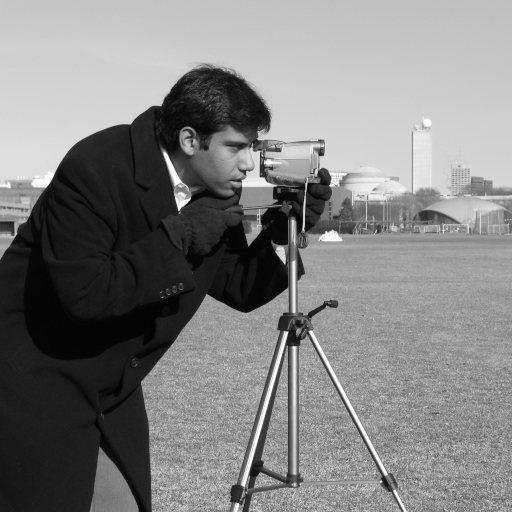
#> input picture skimage.data.camera(), 512 x 512 px
$ jupyter execute Lab_IVP_06.ipynb
#> lines starting #> are read from the running program, lines starting #| are printed output that depends on the picture; long printed decimals are rounded
Sharpening Filters

1.	Write a program for edge detection using following methods: <br>
•	Roberts <br>
•	Prewitt <br>
•	Sobel <br>
•	Canny <br>
<br>
Study the effect of these filters over input image and compare the results.

[cell 1]
# importing the libraries
import numpy as np
import matplotlib.pyplot as plt
import cv2
from skimage.data import camera  # sample input image
from skimage import filters, feature

[cell 2]
# displaying the original image

img = camera()
#> img is the input picture: shape (512, 512); min 0, max 255, mean 129.1
print(img.shape)
#| (512, 512)
plt.imshow(img, cmap = 'gray')

[cell 3]
pic = cv2.imread('data/pic.jpg')
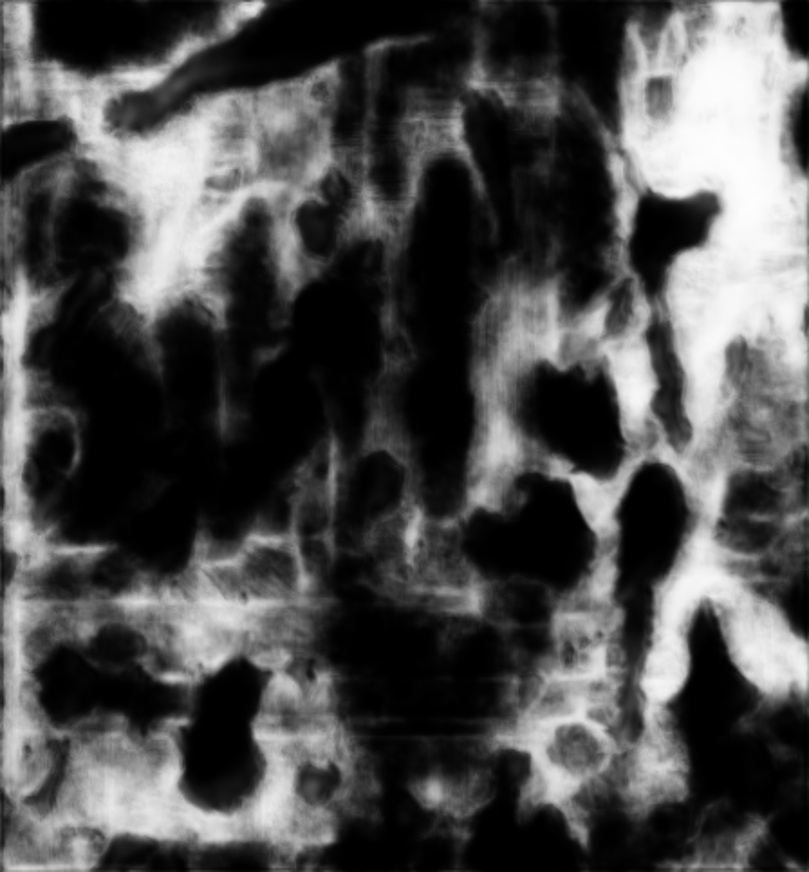
#> input picture Lab_06/data/pic.jpg, 809 x 872 px, shrunk from 1199 x 1292 before the run
#> pic is the input picture: shape (872, 809, 3); min 0, max 254, mean 76.2
pic = cv2.cvtColor(pic, cv2.COLOR_BGR2GRAY)
#> pic: shape (872, 809)
pic_edge = filters.sobel(pic)
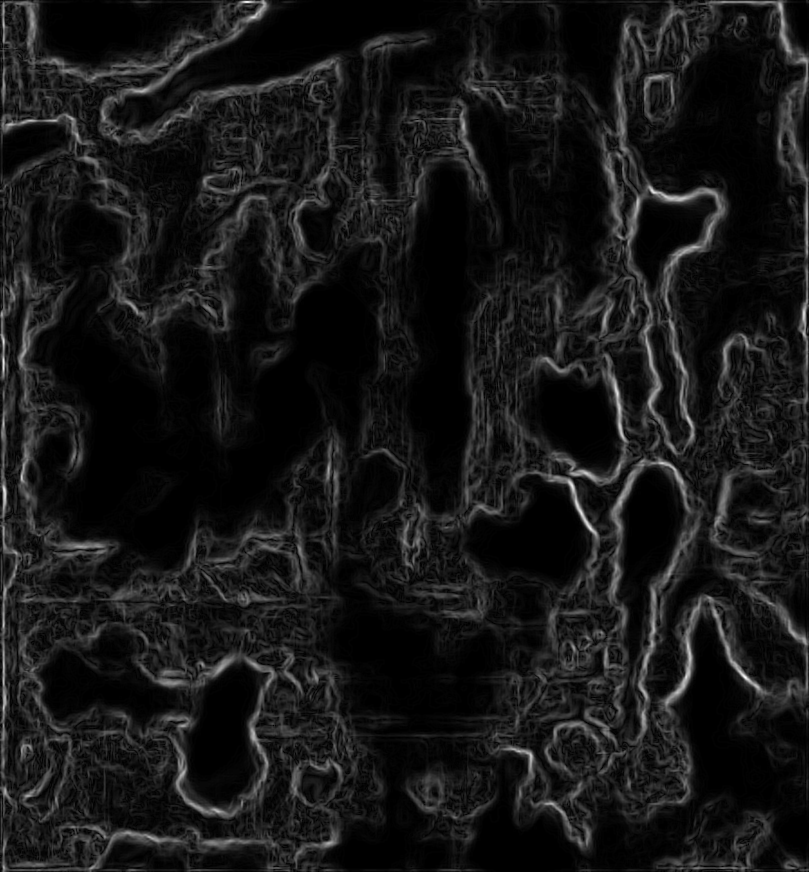
#> pic_edge: shape (872, 809) float64; min 0, max 0.239, mean 0.0219; drawn with min black and max white
plt.imshow(pic_edge, cmap = 'gray')

[cell 4]
pic_edge = 255 - pic_edge
plt.imshow(pic_edge, cmap = 'gray')

[cell 5]
# edge detection using roberts.

edge_roberts = filters.roberts(img)
plt.imshow(edge_roberts, cmap = 'gray')

[cell 6]
# edge detection using Prewitt.

edge_prewitt = filters.prewitt(img)
plt.imshow(edge_prewitt, cmap = 'gray')

[cell 7]
# edge detection using Sobel.

edge_sobel = filters.sobel(img)
plt.imshow(edge_sobel, cmap = 'gray')

[cell 8]
images = [img, edge_roberts, edge_prewitt, edge_sobel]
names = ["input", "roberts", "prewitt", "sobel"]
fig = plt.figure(figsize = (8, 8))
for i in range(4):
    fig.add_subplot(2, 2, i + 1)
    plt.title(names[i])
    plt.imshow(images[i], cmap = 'gray')
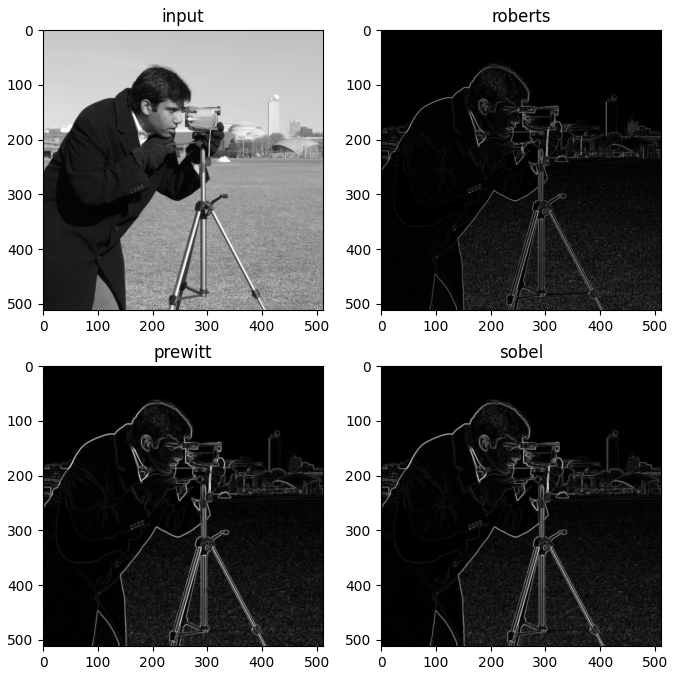
#> figure drawn by matplotlib, 4 panels

[cell 9]
# edge detection using Canny.
sigma = [1, 3, 5, 10]
edge_canny = []
for sig in sigma:
    edge_canny.append(feature.canny(img, sigma = sig))
#> after the loop, edge_canny = 4 items

[cell 10]
# Various Sigma for Canny edge Detectors
fig = plt.figure(figsize = (8, 8))
for i in range(4):
    fig.add_subplot(2, 2, i + 1)
    plt.title('sigma = ' + str(sigma[i]))
    plt.imshow(edge_canny[i], cmap = 'gray')
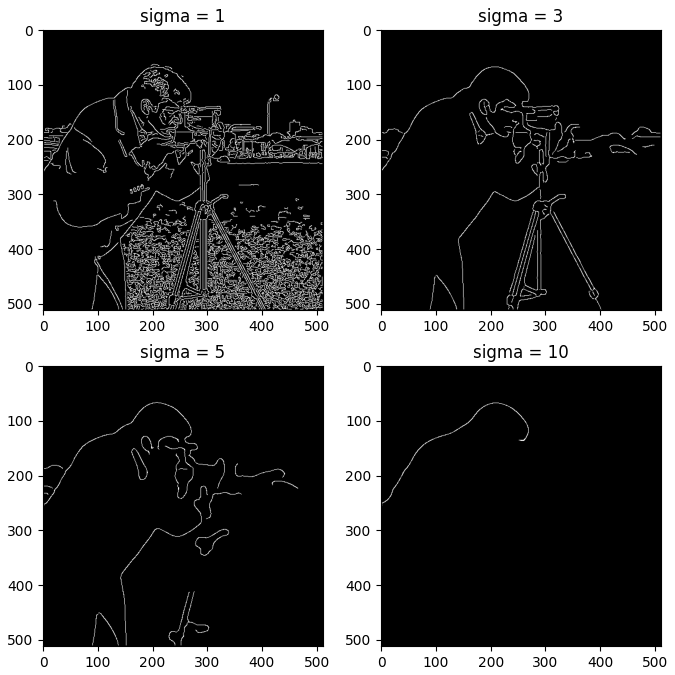
#> figure drawn by matplotlib, 4 panels

[cell 11]
# comparing prewitt and sobel and roberts

from skimage.util import compare_images

diff_prewitt_sobel = compare_images(edge_prewitt, edge_sobel)
diff_prewitt_roberts = compare_images(edge_prewitt, edge_roberts)
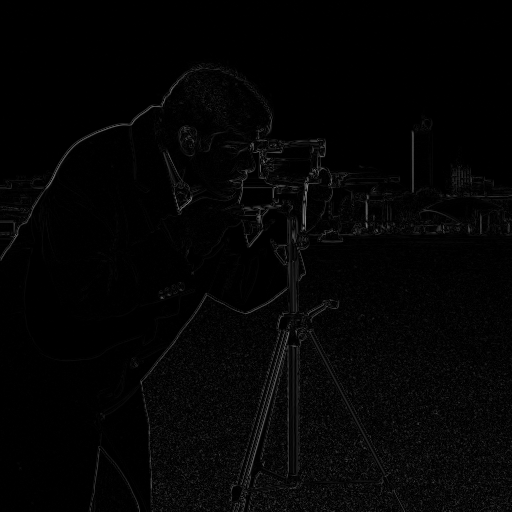
#> diff_prewitt_roberts: shape (512, 512) float64; min 0, max 0.513, mean 0.0185
diff_roberts_sobel = compare_images(edge_roberts, edge_sobel)

[cell 12]
max_diff = np.max(np.maximum(diff_prewitt_sobel, diff_prewitt_roberts))
#> max_diff = 0.513
print(max_diff)
#| 0.5128

[cell 13]
fig = plt.figure(figsize = (8, 8))
fig.add_subplot(1, 2, 1)
plt.title("prewitt_sobel")
plt.imshow(diff_prewitt_sobel, cmap = 'gray')

fig.add_subplot(1, 2, 2)
plt.title("prewitt_roberts")
plt.imshow(diff_prewitt_roberts, cmap = 'gray')

2.	Compare the results obtained by following two approaches. <br>
a)	Edge detection using Laplacian mask <br>

[cell 14]
# edge detection using Laplacian Mask

from scipy import misc, signal
from scipy import ndimage, misc
from skimage.io import imread
from skimage.color import rgb2gray
from skimage.filters import threshold_otsu

img = rgb2gray(img).astype(float)

print(np.max(img))
#| 255.0
print(img.shape)
#| (512, 512)

[cell 15]
# defining the Laplacian Mask / kernel

edge_laplacian = filters.laplace(img)
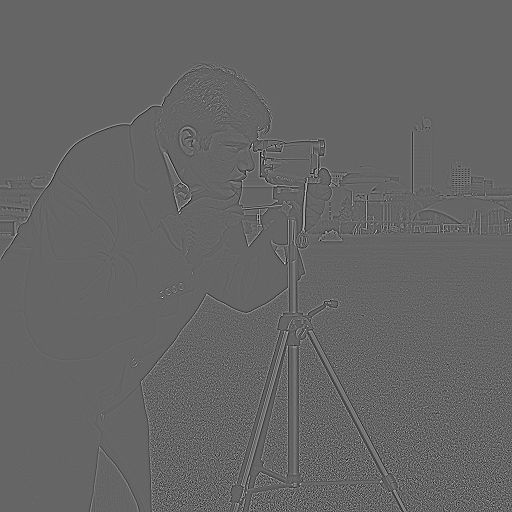
#> edge_laplacian: shape (512, 512) float64; min -281, max 424, mean 0; drawn with min black and max white
plt.imshow(edge_laplacian, cmap = 'gray')

[cell 16]
fig = plt.figure(figsize = (8, 8))

fig.add_subplot(1, 2, 1)
plt.title("Input image")
plt.imshow(img, cmap = 'gray')

fig.add_subplot(1, 2, 2)
plt.title("Laplacian Edge Filter")
plt.imshow(edge_laplacian, cmap = 'gray')

b)	Apply Gaussian followed by Laplace to study LoG filter. <br>Does it show an improvement? Justify

[cell 17]
from scipy import ndimage

plt.figure(figsize = (8, 8))

img_LOG = ndimage.gaussian_laplace(img, sigma = 3)
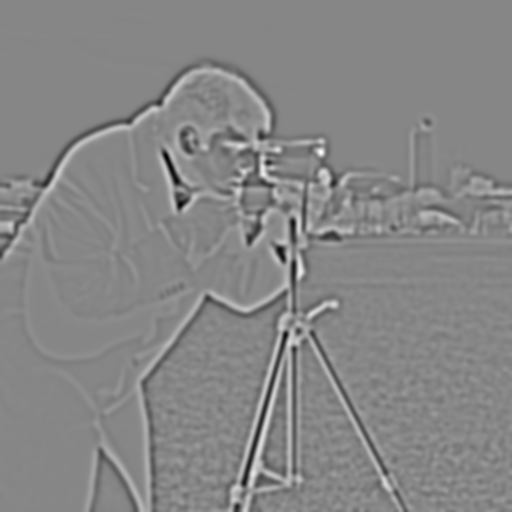
#> img_LOG: shape (512, 512) float64; min -11.02, max 9.82, mean -0.0152; drawn with min black and max white

plt.subplot(131)
plt.imshow(img, cmap = 'gray')
plt.title("Input Image")
plt.axis('off')

plt.subplot(132)
plt.imshow(edge_laplacian, cmap = 'gray')
plt.title("Laplacian")
plt.axis('off')

plt.subplot(133)
plt.imshow(img_LOG, cmap = 'gray')
plt.title("Laplacian of Gaussian")
plt.axis('off')
#> Out = (-0.5, 511.5, 511.5, -0.5)

Note : We can very well notice that Laplacian of Gaussian enhances the image by a very good margin.
The final image looks awesome.

3.	Combining Spatial Enhancement Methods

Follow these steps: <br>
a)	Read an input image (grayscale) <br>
b)	Laplacian of a) <br>
c)	Add a) and b). By this, sharpened image will be obtained <br>
d)	Sobel of a) <br>
e)	Sobel image smoothed with a 5*5 averaging filter <br>
f)	Mask image formed by the product of (c) and (e). <br>
g)	Sharpened image obtained by the sum of (a) and (f). <br>

[cell 18]
# a) Read an input image.

img = cv2.imread("data/comb.png")
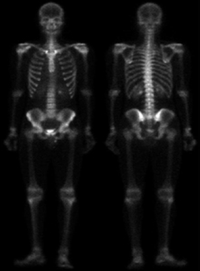
#> input picture Lab_06/data/comb.png, 200 x 271 px, shrunk from 297 x 401 before the run
#> img is the input picture: shape (271, 200, 3); min 0, max 255, mean 17.3
img = cv2.cvtColor(img, cv2.COLOR_BGR2GRAY)
#> img: shape (271, 200)
plt.imshow(img, cmap = 'gray')

[cell 19]
# b) Laplacian of a.

img_laplacian = filters.laplace(img)
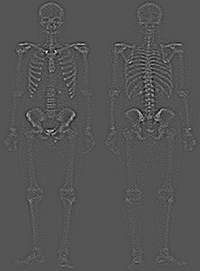
#> img_laplacian: shape (271, 200) float64; min -0.388, max 0.776, mean -8.09e-20; drawn with min black and max white
plt.imshow(img_laplacian, cmap = 'gray')

[cell 20]
# c) Add a and b, by this sharpened image will be obtained.

img_add = img + img_laplacian
plt.imshow(img_add, cmap = 'gray')

[cell 21]
# d) Sobel of a.

img_sobel = filters.sobel(img)
plt.imshow(img_sobel, cmap = 'gray')

[cell 22]
# e) Sobel image smoothed with 5x5 averaging filter.

img_sobel_avg = cv2.blur(img_sobel, (5, 5))
plt.imshow(img_sobel_avg, cmap = 'gray')

[cell 23]
# f) Mask image formed by the product of c and e.

img_prod = cv2.multiply(img_add, img_sobel_avg)
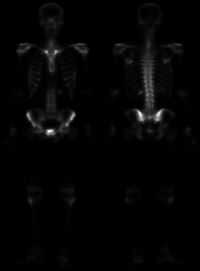
#> img_prod: shape (271, 200) float64; min -0.0124, max 69.76, mean 1.3; drawn with min black and max white
plt.imshow(img_prod, cmap = 'gray')

[cell 24]
# g) Sharpened image obtained by the sum of a and f.

img_sharpened = img + img_prod
plt.imshow(img_sharpened, cmap = 'gray')

[cell 25]
plt.figure(figsize = (10, 10))

plt.subplot(121)
plt.imshow(img, cmap = 'gray')
plt.title("Input Image")
plt.axis('off')

plt.subplot(122)
plt.imshow(img_sharpened, cmap = 'gray')
plt.title("Final Sharpened Image")
plt.axis('off')
#> Out = (-0.5, 199.5, 270.5, -0.5)
